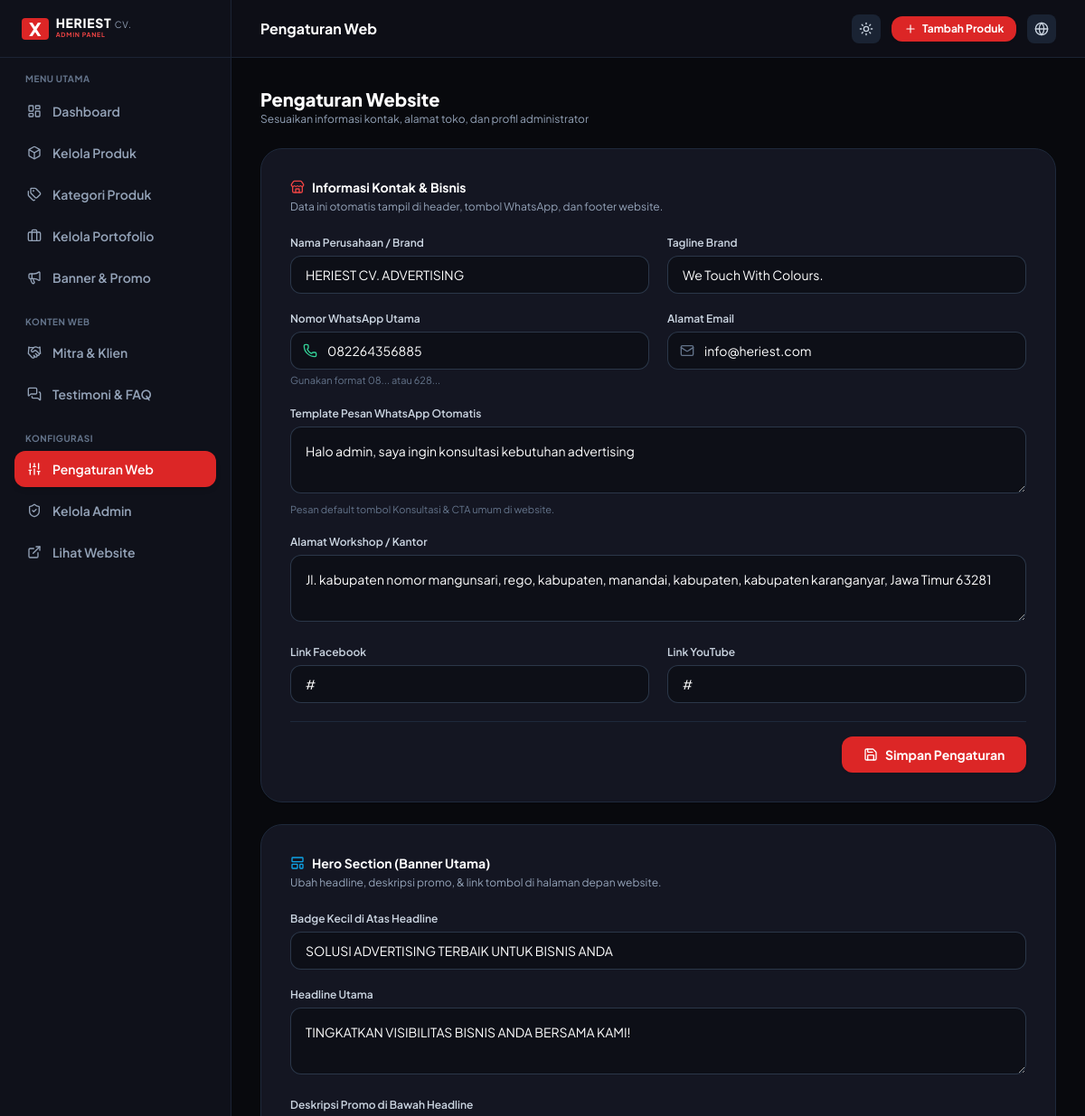
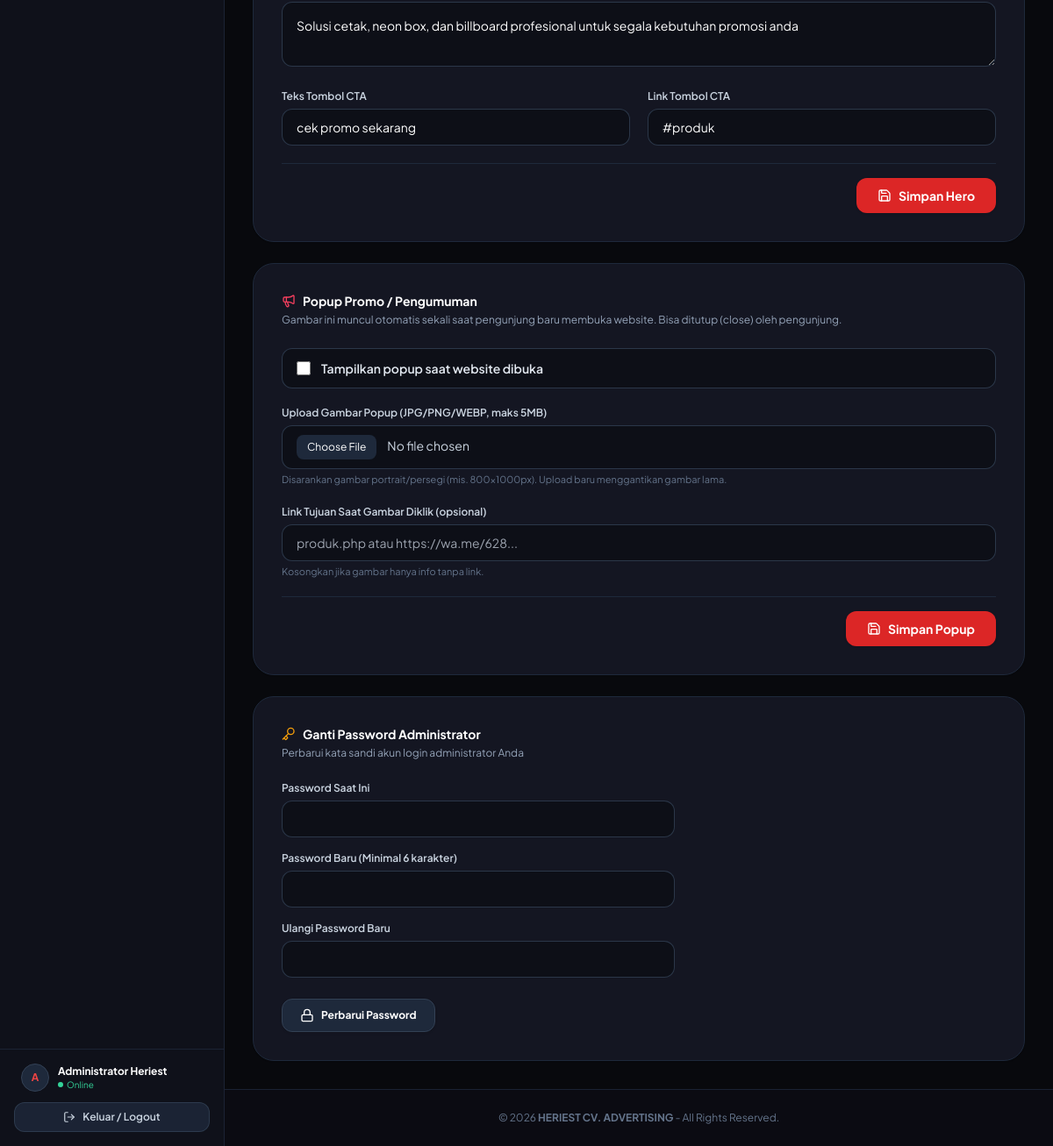
The page /admin/pengaturan.php (signed in) on the database its author committed (2 pictures, top to bottom).
### tables this page shows
CREATE TABLE IF NOT EXISTS `pengaturan` (
  `id` INT AUTO_INCREMENT PRIMARY KEY,
  `setting_key` VARCHAR(50) NOT NULL UNIQUE,
  `setting_value` TEXT NULL,
  `label` VARCHAR(100) NULL,
  `updated_at` DATETIME DEFAULT CURRENT_TIMESTAMP ON UPDATE CURRENT_TIMESTAMP
);

### admin/pengaturan.php (the view, shortened to what the rows shown need)
<?php
require_once __DIR__ . '/includes/header.php';
?>
<div class="max-w-4xl mx-auto space-y-6">
    <div>
        <h2 class="text-lg sm:text-xl font-black text-white">Pengaturan Website</h2>
    </div>
    <div class="bg-[#141622] border border-slate-800 rounded-3xl p-6 sm:p-8 shadow-sm">
        <form action="pengaturan.php" method="POST" class="space-y-5">
            <div class="grid grid-cols-1 sm:grid-cols-2 gap-5">
                <div>
                    <label class="block text-xs font-semibold text-slate-300 mb-1.5" for="nama_toko">Nama Perusahaan / Brand</label>
                    <input
                        type="text"
                        name="nama_toko"
                        id="nama_toko"
                        value="<?= htmlspecialchars(getSetting('nama_toko', 'HERIEST CV. ADVERTISING')) ?>"
                        class="w-full bg-[#0d0f17] border border-slate-700/80 focus:border-red-500 rounded-xl px-4 py-2.5 text-xs sm:text-sm text-white outline-none"
                    >
                </div>
                <div>
                    <label class="block text-xs font-semibold text-slate-300 mb-1.5" for="tagline">Tagline Brand</label>
                    <input
                        type="text"
                        name="tagline"
                        id="tagline"
                        value="<?= htmlspecialchars(getSetting('tagline', 'We Touch With Colours.')) ?>"
                        class="w-full bg-[#0d0f17] border border-slate-700/80 focus:border-red-500 rounded-xl px-4 py-2.5 text-xs sm:text-sm text-white outline-none"
                    >
                </div>
                <div>
                    <div class="relative flex items-center">
                        <i data-lucide="phone" class="w-4 h-4 text-emerald-400 absolute left-3.5"></i>
                        <input
                            type="text"
                            name="whatsapp"
                            id="whatsapp"
                            placeholder="082264356885"
                            value="<?= htmlspecialchars(getSetting('whatsapp', '082264356885')) ?>"
                            class="w-full bg-[#0d0f17] border border-slate-700/80 focus:border-red-500 rounded-xl pl-10 pr-4 py-2.5 text-xs sm:text-sm text-white outline-none"
                        >
                    </div>
                </div>
                <div>
                    <div class="relative flex items-center">
                        <i data-lucide="mail" class="w-4 h-4 text-slate-500 absolute left-3.5"></i>
                        <input
                            type="email"
                            name="email"
                            id="email"
                            placeholder="info@heriest.com"
                            value="<?= htmlspecialchars(getSetting('email', 'info@heriest.com')) ?>"
                            class="w-full bg-[#0d0f17] border border-slate-700/80 focus:border-red-500 rounded-xl pl-10 pr-4 py-2.5 text-xs sm:text-sm text-white outline-none"
                        >
                    </div>
                </div>
                <div class="sm:col-span-2">
                    <label class="block text-xs font-semibold text-slate-300 mb-1.5" for="alamat">Alamat Workshop / Kantor</label>
                    <textarea
                        name="alamat"
                        id="alamat"
                        rows="2"
                        class="w-full bg-[#0d0f17] border border-slate-700/80 focus:border-red-500 rounded-xl p-4 text-xs sm:text-sm text-white outline-none"
                    ><?= htmlspecialchars(getSetting('alamat', 'Jl. kabupaten nomor mangunsari, rego, kabupaten, manandai, kabupaten, kabupaten karanganyar, Jawa Timur 63281')) ?></textarea>
                </div>
            </div>
        </form>
    </div>
    <?php
        $popup_enabled_val = getSetting('popup_enabled', '0');
    ?>
    <div class="bg-[#141622] border border-slate-800 rounded-3xl p-6 sm:p-8 shadow-sm">
        <form action="pengaturan.php" method="POST" enctype="multipart/form-data" class="space-y-5">
            <div class="flex items-center gap-3 bg-[#0d0f17] border border-slate-700/80 rounded-xl px-4 py-3">
                <input
                    type="checkbox"
                    name="popup_enabled"
                    id="popup_enabled"
                    value="1"
                    <?= $popup_enabled_val === '1' ? 'checked' : '' ?>
                    class="w-4 h-4 accent-red-600"
                >
                <label for="popup_enabled" class="text-xs sm:text-sm text-slate-200 font-semibold cursor-pointer">Tampilkan popup saat website dibuka</label>
            </div>
        </form>
    </div>
</div>
<?php require_once __DIR__ . '/includes/footer.php'; ?>

### rows shown on the page
pengaturan: nama_toko "HERIEST CV. ADVERTISING"
pengaturan: tagline "We Touch With Colours."
pengaturan: whatsapp "082264356885"
pengaturan: email "info@heriest.com"
pengaturan: alamat "Jl. kabupaten nomor mangunsari, rego, kabupaten, manandai, kabupaten, kabupaten karanganyar, Jawa Timur 63281"

### other values the page prints
substr($admin_nama, 0, 1) "A"
$admin_nama "Administrator Heriest"
$page_title "Pengaturan Web"
